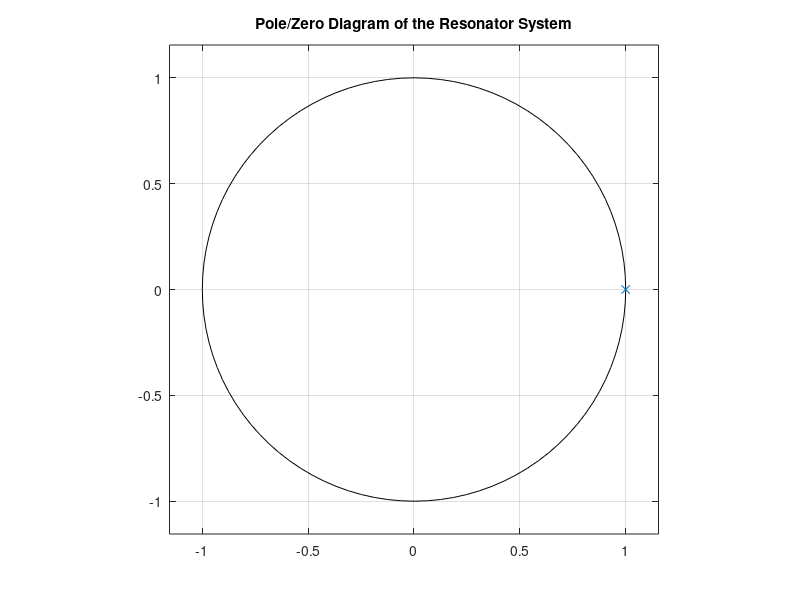
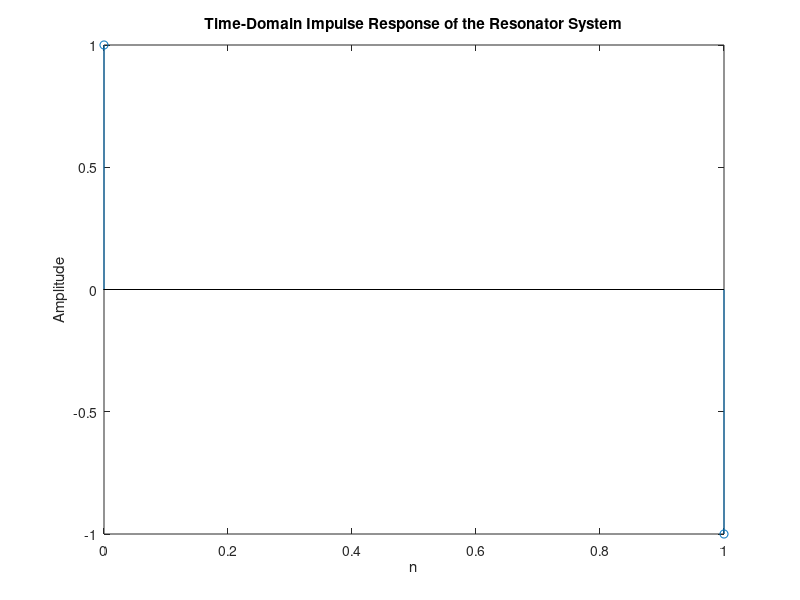

Source code (MATLAB) for these figures, in order:
% Given values
pole = 1; % pole at the unit circle

% (a) Plot the pole/zero diagram
figure;
zplane([], pole);
title('Pole/Zero Diagram of the Resonator System');

% (b) Calculate the frequency at which the pole resides
fs = 1; % normalized sample rate
freq = angle(pole) * fs / (2*pi); % frequency in terms of fs

% (c) Plot the time-domain impulse response
impulse_response = [1, -1]; % impulse response coefficients
figure;
stem(0:length(impulse_response)-1, impulse_response);
title('Time-Domain Impulse Response of the Resonator System');
xlabel('n');
ylabel('Amplitude');

% (d) Comment on the relationship between pole location and frequency of oscillating impulse response
disp(['The frequency of the oscillating impulse response output samples is directly related to the angle of the pole on the z-plane.']);